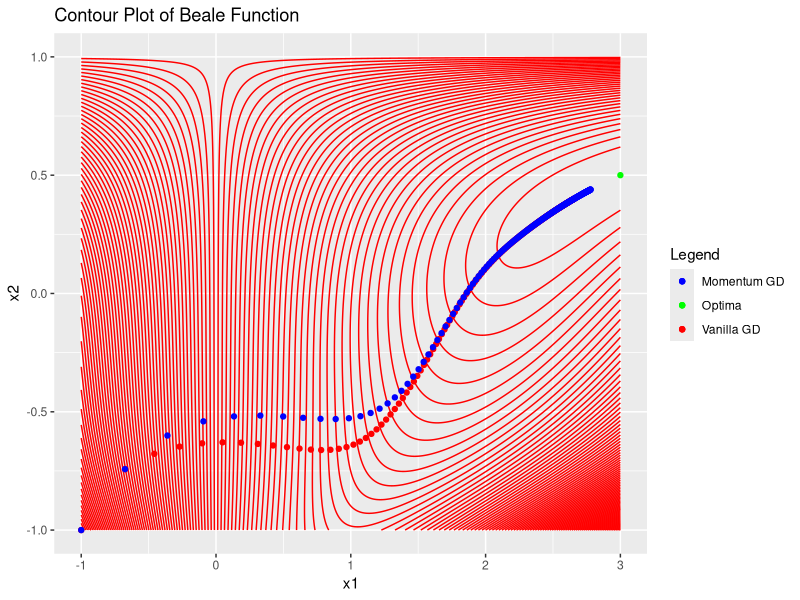
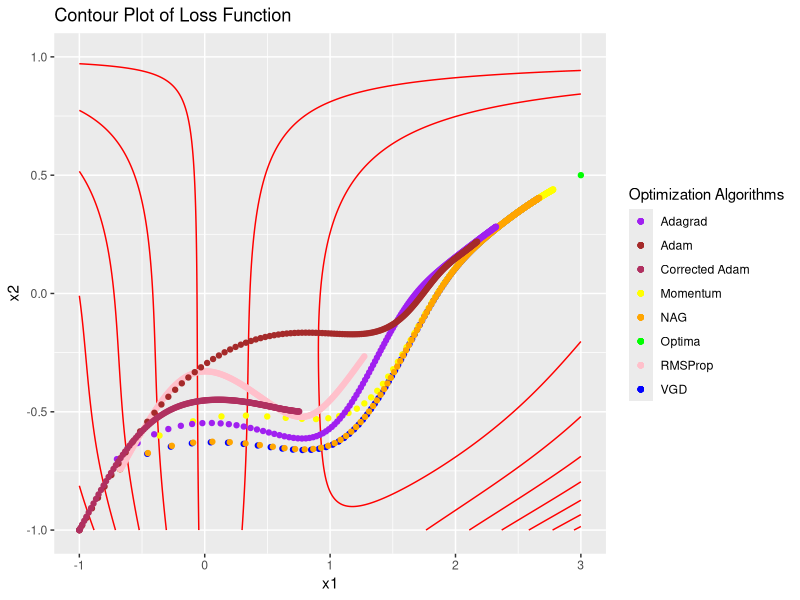

Recreate these plots in R, in order.
library(ggplot2)
##################
# HYPERPARAMETERS
##################
xx.star = matrix(c(3,0.5)) #true weights 
x1_lower <- -1
x1_upper <- 3
x2_lower <- -1
x2_upper <- 1
num_iters <- 200 #number of iterations
alpha <- 0.01 #learning rate
xx_initial <- c(-1,-1)
#windows()

##################
# BEALE FUNCTION
##################
beale <- function(xx){
  # INPUT:
  # xx = c(x1, x2)
  x1 <- xx[1]
  x2 <- xx[2]	
  term1 <- (1.5 - x1 + x1*x2)^2
  term2 <- (2.25 - x1 + x1*x2^2)^2
  term3 <- (2.625 - x1 + x1*x2^3)^2
  y <- term1 + term2 + term3
  return(y)
}
beale_grad <- function(x){
    x1 <- x[1]
    x2 <- x[2]
    df1 <- 2 * (1.5 - x1 + x1 * x2) * (-1 + x2) + 2 * (2.25 - x1 + x1 * x2^2) * (-1 + x2^2) + 2 * (2.625 - x1 + x1 * x2^3) * (-1 + x2^3)
    df2 <- 2 * (1.5 - x1 + x1 * x2) * x1 + 2 * (2.25 - x1 + x1 * x2^2) * 2 * x1 * x2 + 2 * (2.625 - x1 + x1 * x2^3) * 3 * x1 * x2^2
    return(c(df1, df2))
}
####################
# PLOTTING FUNCTIONS
####################
convert_to_df <- function(xx_history, x1_lower, x1_upper, x2_lower,x2_upper) {
    xx_history_df <- data.frame(x1 = sapply(xx_history, `[`, 1),
                                x2 = sapply(xx_history, `[`, 2))
    xx_history_df$beale <- apply(xx_history_df, 1, function(b) {
        beale(b)
    })

    return (xx_history_df)
}
contour_plotting <- function(xx_history, x1_lower, x1_upper, x2_lower, x2_upper,algo_name="Optimized") {
    xx_history_df <- data.frame(x1 = sapply(xx_history, `[`, 1),
                                x2 = sapply(xx_history, `[`, 2))
    xx_history_df$beale <- apply(xx_history_df, 1, function(b) {
        beale(b)
    })  
    xx_grid <- expand.grid(x1 = seq(x1_lower, x1_upper, length.out = 500),
                            x2 = seq(x2_lower, x2_upper, length.out = 500))
    xx_grid$beale <- apply(xx_grid, 1, function(b) {
        beale(b)
    })

    xx.star_df <- data.frame(x1 = xx.star[1], x2 = xx.star[2])
    xx.star_df$beale <- apply(xx.star_df, 1, function(b) {
        beale(b)
    })

    windows()
    ggplot(xx_grid, aes(x1, x2, z = beale)) +
        geom_contour(color = "red",bins=100) +
        geom_point(data = xx_history_df,aes(x = x1, y = x2, color = algo_name), show.legend = TRUE) +
        geom_point(data=xx.star_df,aes(x = x1, y = x2,color="Optima"),show.legend = TRUE)+
        labs(x = expression(x1),
            y = expression(x2),
            title = "Contour Plot of Beale Function") +
        scale_x_continuous(limits = c(x1_lower, x1_upper)) +
        scale_y_continuous(limits = c(x2_lower, x2_upper)) +
        scale_color_manual(values = setNames(c("blue", "green"), c(algo_name, "Optima")))
        #theme_classic()
}
any2_contour_plotting <- function(xx_history1,xx_history2, x1_lower, x1_upper, x2_lower, x2_upper,name1="Method 1", name2 = "Method 2") {
    df1 <- convert_to_df(xx_history1,x1_lower,x1_upper,x2_lower,x2_upper)
    df2 <- convert_to_df(xx_history2,x1_lower,x1_upper,x2_lower,x2_upper) 
    xx_grid <- expand.grid(x1 = seq(x1_lower, x1_upper, length.out = 500),
                            x2 = seq(x2_lower, x2_upper, length.out = 500))
    xx_grid$beale <- apply(xx_grid, 1, function(b) {
        beale(b)
    })

    xx.star_df <- data.frame(x1 = xx.star[1], x2 = xx.star[2])
    xx.star_df$beale <- apply(xx.star_df, 1, function(b) {
        beale(b)
    })

    windows()
    ggplot(xx_grid, aes(x1, x2, z = beale)) +
        geom_contour(color = "red",bins=100) +
        geom_point(data = df1,aes(x = x1, y = x2, color = name1), show.legend = TRUE) +
        geom_point(data = df2,aes(x = x1, y = x2, color = name2), show.legend = TRUE) +
        geom_point(data=xx.star_df,aes(x = x1, y = x2,color="Optima"),show.legend = TRUE)+
        labs(x = expression(x1),
            y = expression(x2),
            title = "Contour Plot of Beale Function",
            color = "Legend") +
        scale_x_continuous(limits = c(x1_lower, x1_upper)) +
        scale_y_continuous(limits = c(x2_lower, x2_upper)) +
        scale_color_manual(values = setNames(c("red","blue","green"), c(name1, name2, "Optima")))
        #theme_classic()
}


##########################
# VANILLA GRADIENT DESCENT
##########################
vgd <- function(xx,num_iters,alpha){
    xx_history <- list(num_iters)
    xx_history[[1]] <- xx
    start <- Sys.time()
    for(i in 2:num_iters){
        gradient <- beale_grad(xx)
        xx <- xx - alpha *gradient
        xx_history[[i]] <- xx
    }
    end <- Sys.time()
    return(list(xx = xx,xx_history = xx_history, time = end-start))
}
vgd_output <- vgd(xx_initial,num_iters,alpha)
#contour_plotting(vgd_output$xx_history,x1_lower, x1_upper, x2_lower, x2_upper)

##################
# MOMENTUM
##################
momentum_gd <- function(xx, num_iters, alpha,gamma){
    xx_history <- list(num_iters)
    xx_history[[1]] <- xx
    start <- Sys.time()
    prev_upd <- 0
    for(i in 2:num_iters){
        gradient <- beale_grad(xx)
        prev_upd <- alpha*gradient + gamma*prev_upd
        xx <- xx - prev_upd
        xx_history[[i]] <- xx
    }
    end <- Sys.time()
    return(list(xx = xx,xx_history = xx_history, time = end-start))
}
gamma <- 0.3
momentum_output <- momentum_gd(xx_initial,num_iters,alpha,gamma)
#contour_plotting(momentum_output$xx_history,x1_lower, x1_upper, x2_lower, x2_upper)
any2_contour_plotting(vgd_output$xx_history,momentum_output$xx_history,x1_lower,x1_upper,x2_lower,x2_upper,"Vanilla GD","Momentum GD")
##################
# NAG- NESTEROV ACCELERATED GRADIENT
##################
nag_gd <- function(xx, num_iters, alpha,gamma){
    xx_history <- list(num_iters)
    xx_history[[1]] <- xx
    start <- Sys.time()
    prev_upd <- 0
    for(i in 2:num_iters){
        gradient <- beale_grad(xx-gamma*prev_upd)
        prev_upd <- alpha*gradient + gamma*prev_upd
        xx <- xx - prev_upd
        xx_history[[i]] <- xx
    }
    end <- Sys.time()
    return(list(xx = xx,xx_history = xx_history, time = end-start))
}
gamma <- 0.02
nag_output <- nag_gd(xx_initial,num_iters,alpha,gamma)
#contour_plotting(nag_output$xx_history,x1_lower, x1_upper, x2_lower, x2_upper)

##################
# ADAGRAD
##################
adagrad <- function(xx, num_iters, alpha,epsilon) {
    xx_history <- list(num_iters)
    xx_history[[1]] <- xx
    G <- c(rep(0,length(xx)))
    start <- Sys.time()
    for(i in 2:num_iters){
        gradient <- beale_grad(xx)
        update <- c(rep(0,length(xx)))
        for(j in 1:length(gradient)){
            G[j] <- G[j] + (gradient[j])^2
            update[j] <- alpha*gradient[j]/sqrt(G[j]+epsilon)
        }
        xx <- xx - update
        xx_history[[i]] <- xx
    }
    end <- Sys.time()
    return(list(xx = xx,xx_history = xx_history, time = end-start))
}

alpha <- 0.3
epsilon <- 1
adagrad_output <- adagrad(xx_initial,num_iters,alpha,epsilon)
#contour_plotting(adagrad_output$xx_history,x1_lower, x1_upper, x2_lower, x2_upper,"Adagrad")

##################
# RMSPROP
##################
rmsprop <- function(xx, num_iters, alpha,epsilon) {
    xx_history <- list(num_iters)
    xx_history[[1]] <- xx
    G <- c(rep(0,length(xx)))
    start <- Sys.time()
    for(i in 2:num_iters){
        gradient <- beale_grad(xx)
        update <- c(rep(0,length(xx)))
        for(j in 1:length(gradient)){
            update[j] <- alpha*gradient[j]/sqrt(G[j]+epsilon)
            G[j] <- gamma*G[j] + (1-gamma)*(gradient[j])^2
        }
        xx <- xx - update
        xx_history[[i]] <- xx
    }
    end <- Sys.time()
    return(list(xx = xx,xx_history = xx_history, time = end-start))
}
alpha <- 0.01
epsilon <- 1
rmsprop_output <- rmsprop(xx_initial,num_iters,alpha,epsilon)
#contour_plotting(rmsprop_output$xx_history,x1_lower, x1_upper, x2_lower, x2_upper)

##################
# ADAM
##################
adam <- function(xx, num_iters, alpha,epsilon,beta1, beta2) {
    xx_history <- list(num_iters)
    xx_history[[1]] <- xx
    v <- c(rep(0,length(xx)))
    m <- c(rep(0,length(xx)))
    start <- Sys.time()
    for(i in 2:num_iters){
        gradient <- beale_grad(xx)
        update <- c(rep(0,length(xx)))
        for(j in 1:length(gradient)){
            update[j] <- alpha*m[j]/sqrt(v[j]+epsilon)
            v[j] <- beta2*v[j] + (1-beta2)*(gradient[j])^2
            m[j] <- beta1*m[j] + (1-beta1)*(gradient[j])
        }
        xx <- xx - update
        xx_history[[i]] <- xx
    }
    end <- Sys.time()
    return(list(xx = xx,xx_history = xx_history, time = end-start))
}
alpha <- 0.01
epsilon <- 1
beta1 <- 0.9
beta2 <- 0.999
adam_output <- adam(xx_initial,num_iters,alpha,epsilon,beta1,beta2)
#contour_plotting(adam_output$xx_history,x1_lower, x1_upper, x2_lower, x2_upper)

##################
# ADAM - BIAS CORRECTED
##################
corrected_adam <- function(xx, num_iters, alpha,epsilon,beta1, beta2) {
    xx_history <- list(num_iters)
    xx_history[[1]] <- xx
    v <- c(rep(0,length(xx)))
    m <- c(rep(0,length(xx)))
    start <- Sys.time()
    for(i in 2:num_iters){
        gradient <- beale_grad(xx)
        update <- c(rep(0,length(xx)))
        for(j in 1:length(gradient)){
            update[j] <- alpha*(m[j]/(1-beta1))/sqrt((v[j]/(1-beta2))+epsilon)
            v[j] <- beta2*v[j] + (1-beta2)*(gradient[j])^2
            m[j] <- beta1*m[j] + (1-beta1)*(gradient[j])
        }
        xx <- xx - update
        xx_history[[i]] <- xx
    }
    end <- Sys.time()
    return(list(xx = xx,xx_history = xx_history, time = end-start))
}

alpha <- 0.01
epsilon <- 1
beta1 <- 0.9
beta2 <- 0.999
corrected_adam_output <- corrected_adam(xx_initial,num_iters,alpha,epsilon,beta1,beta2)
#contour_plotting(corrected_adam_output$xx_history,x1_lower, x1_upper, x2_lower, x2_upper)

##################
# COMPILED RESULTS
##################
compiled_results <- data.frame(
    methods = c('Vanilla','Momentum','NAG','Adagrad','RMSprop','Adam','Corrected Adam'),
    time = c(vgd_output$time,momentum_output$time,nag_output$time,adagrad_output$time,rmsprop_output$time,adam_output$time,corrected_adam_output$time),
    function_value = c(beale(vgd_output$xx),beale(momentum_output$xx),beale(nag_output$xx),beale(adagrad_output$xx),beale(rmsprop_output$xx),beale(adam_output$xx),beale(corrected_adam_output$xx))
)
print(compiled_results)
print(paste("Function Value at minima: ",beale(xx.star)))

##################
# COMMON PLOT
##################
xx_grid <- expand.grid(x1 = seq(x1_lower, x1_upper, length.out = 500),
                        x2 = seq(x2_lower, x2_upper, length.out = 500))
xx_grid$beale <- apply(xx_grid, 1, function(b) {
    beale(b)
})
xx.star_df <- data.frame(x1 = xx.star[1], x2 = xx.star[2])
xx.star_df$beale <- apply(xx.star_df, 1, function(b) {
    beale(b)
})

vgd_df <- convert_to_df(vgd_output$xx_history, x1_lower, x1_upper, x2_lower, x2_upper)
momentum_df <- convert_to_df(momentum_output$xx_history, x1_lower, x1_upper, x2_lower, x2_upper)
nag_df <- convert_to_df(nag_output$xx_history, x1_lower, x1_upper, x2_lower, x2_upper)
adagrad_df <- convert_to_df(adagrad_output$xx_history, x1_lower, x1_upper, x2_lower, x2_upper)
rmsprop_df <- convert_to_df(rmsprop_output$xx_history, x1_lower, x1_upper, x2_lower, x2_upper)
adam_df <- convert_to_df(adam_output$xx_history, x1_lower, x1_upper, x2_lower, x2_upper)
corrected_adam_df <- convert_to_df(corrected_adam_output$xx_history, x1_lower, x1_upper, x2_lower, x2_upper)

color_maps = c(
    "VGD" = "blue", 
    "Momentum" = "yellow",
    "NAG" = "orange",
    "Adagrad" = "purple",
    "RMSProp" = "pink",
    "Adam" = "brown",
    "Corrected Adam" = "maroon",
    "Optima" = "green"
)
windows()
ggplot(xx_grid, aes(x1, x2, z = beale)) +
    geom_contour(color = "red") +
    geom_point(data = vgd_df,aes(x = x1, y = x2, color="VGD"), show.legend = TRUE) +
    geom_point(data = momentum_df,aes(x = x1, y = x2, color="Momentum"), show.legend = TRUE) +
    geom_point(data = nag_df,aes(x = x1, y = x2, color="NAG"), show.legend = TRUE) +
    geom_point(data = adagrad_df,aes(x = x1, y = x2, color="Adagrad"), show.legend = TRUE) +
    geom_point(data = rmsprop_df,aes(x = x1, y = x2, color="RMSProp"), show.legend = TRUE) +
    geom_point(data = adam_df,aes(x = x1, y = x2, color="Adam"), show.legend = TRUE) +
    geom_point(data = corrected_adam_df,aes(x = x1, y = x2, color="Corrected Adam"), show.legend = TRUE) +
    geom_point(data=xx.star_df,aes(x = x1, y = x2, color="Optima"), show.legend = TRUE)+
    labs(x = expression(x1),
        y = expression(x2),
        title = "Contour Plot of Loss Function",
        color = "Optimization Algorithms") +
    scale_x_continuous(limits = c(x1_lower, x1_upper)) +
    scale_y_continuous(limits = c(x2_lower, x2_upper)) +
    scale_color_manual(values = color_maps)
    #theme_classic()
